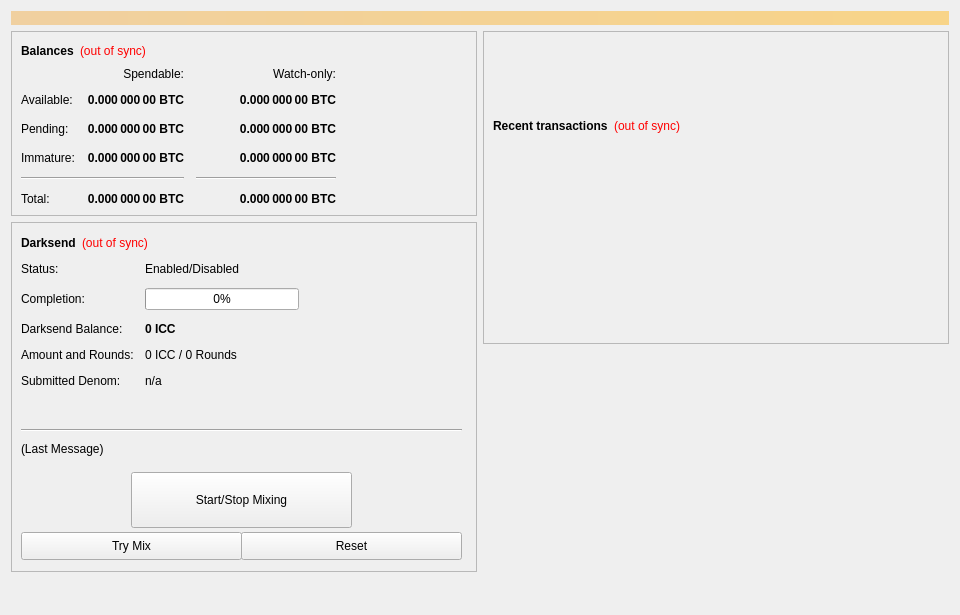
<?xml version="1.0" encoding="UTF-8"?>
<ui version="4.0">
 <class>OverviewPage</class>
 <widget class="QWidget" name="OverviewPage">
  <property name="geometry">
   <rect>
    <x>0</x>
    <y>0</y>
    <width>960</width>
    <height>615</height>
   </rect>
  </property>
  <property name="minimumSize">
   <size>
    <width>960</width>
    <height>0</height>
   </size>
  </property>
  <property name="windowTitle">
   <string>Form</string>
  </property>
  <layout class="QVBoxLayout" name="topLayout">
   <item>
    <widget class="QLabel" name="labelAlerts">
     <property name="visible">
      <bool>false</bool>
     </property>
     <property name="styleSheet">
      <string notr="true">background-color: qlineargradient(x1: 0, y1: 0, x2: 1, y2: 0, stop:0 #F0D0A0, stop:1 #F8D488); color:#000000;</string>
     </property>
     <property name="wordWrap">
      <bool>true</bool>
     </property>
     <property name="margin">
      <number>3</number>
     </property>
    </widget>
   </item>
   <item>
    <layout class="QHBoxLayout" name="horizontalLayout" stretch="1,1">
     <item>
      <layout class="QVBoxLayout" name="verticalLayout_2">
       <item>
        <widget class="QFrame" name="frame">
         <property name="frameShape">
          <enum>QFrame::StyledPanel</enum>
         </property>
         <property name="frameShadow">
          <enum>QFrame::Raised</enum>
         </property>
         <layout class="QVBoxLayout" name="verticalLayout_4">
          <item>
           <layout class="QHBoxLayout" name="horizontalLayout_4">
            <item>
             <widget class="QLabel" name="label_5">
              <property name="font">
               <font>
                <weight>75</weight>
                <bold>true</bold>
               </font>
              </property>
              <property name="text">
               <string>Balances</string>
              </property>
             </widget>
            </item>
            <item>
             <widget class="QLabel" name="labelWalletStatus">
              <property name="cursor">
               <cursorShape>WhatsThisCursor</cursorShape>
              </property>
              <property name="toolTip">
               <string>The displayed information may be out of date. Your wallet automatically synchronizes with the ICC network after a connection is established, but this process has not completed yet.</string>
              </property>
              <property name="styleSheet">
               <string notr="true">QLabel { color: red; }</string>
              </property>
              <property name="text">
               <string notr="true">(out of sync)</string>
              </property>
              <property name="alignment">
               <set>Qt::AlignLeading|Qt::AlignLeft|Qt::AlignVCenter</set>
              </property>
             </widget>
            </item>
            <item>
             <spacer name="horizontalSpacer_3">
              <property name="orientation">
               <enum>Qt::Horizontal</enum>
              </property>
              <property name="sizeHint" stdset="0">
               <size>
                <width>40</width>
                <height>20</height>
               </size>
              </property>
             </spacer>
            </item>
           </layout>
          </item>
          <item>
           <layout class="QGridLayout" name="gridLayout">
            <property name="spacing">
             <number>12</number>
            </property>
            <item row="2" column="2">
             <widget class="QLabel" name="labelWatchPending">
              <property name="font">
               <font>
                <weight>75</weight>
                <bold>true</bold>
               </font>
              </property>
              <property name="cursor">
               <cursorShape>IBeamCursor</cursorShape>
              </property>
              <property name="toolTip">
               <string>Unconfirmed transactions to watch-only addresses</string>
              </property>
              <property name="text">
               <string notr="true">0.000 000 00 BTC</string>
              </property>
              <property name="alignment">
               <set>Qt::AlignRight|Qt::AlignTrailing|Qt::AlignVCenter</set>
              </property>
              <property name="textInteractionFlags">
               <set>Qt::LinksAccessibleByMouse|Qt::TextSelectableByKeyboard|Qt::TextSelectableByMouse</set>
              </property>
             </widget>
            </item>
            <item row="2" column="1">
             <widget class="QLabel" name="labelUnconfirmed">
              <property name="font">
               <font>
                <weight>75</weight>
                <bold>true</bold>
               </font>
              </property>
              <property name="cursor">
               <cursorShape>IBeamCursor</cursorShape>
              </property>
              <property name="toolTip">
               <string>Total of transactions that have yet to be confirmed, and do not yet count toward the spendable balance</string>
              </property>
              <property name="text">
               <string notr="true">0.000 000 00 BTC</string>
              </property>
              <property name="alignment">
               <set>Qt::AlignRight|Qt::AlignTrailing|Qt::AlignVCenter</set>
              </property>
              <property name="textInteractionFlags">
               <set>Qt::LinksAccessibleByMouse|Qt::TextSelectableByKeyboard|Qt::TextSelectableByMouse</set>
              </property>
             </widget>
            </item>
            <item row="3" column="2">
             <widget class="QLabel" name="labelWatchImmature">
              <property name="font">
               <font>
                <weight>75</weight>
                <bold>true</bold>
               </font>
              </property>
              <property name="cursor">
               <cursorShape>IBeamCursor</cursorShape>
              </property>
              <property name="toolTip">
               <string>Staked or masternode rewards in watch-only addresses that has not yet matured</string>
              </property>
              <property name="text">
               <string notr="true">0.000 000 00 BTC</string>
              </property>
              <property name="alignment">
               <set>Qt::AlignRight|Qt::AlignTrailing|Qt::AlignVCenter</set>
              </property>
              <property name="textInteractionFlags">
               <set>Qt::LinksAccessibleByMouse|Qt::TextSelectableByKeyboard|Qt::TextSelectableByMouse</set>
              </property>
             </widget>
            </item>
            <item row="4" column="0" colspan="2">
             <widget class="Line" name="lineSpendableBalance">
              <property name="orientation">
               <enum>Qt::Horizontal</enum>
              </property>
             </widget>
            </item>
            <item row="4" column="2">
             <widget class="Line" name="lineWatchBalance">
              <property name="sizePolicy">
               <sizepolicy hsizetype="Preferred" vsizetype="Fixed">
                <horstretch>0</horstretch>
                <verstretch>0</verstretch>
               </sizepolicy>
              </property>
              <property name="minimumSize">
               <size>
                <width>140</width>
                <height>0</height>
               </size>
              </property>
              <property name="orientation">
               <enum>Qt::Horizontal</enum>
              </property>
             </widget>
            </item>
            <item row="5" column="0">
             <widget class="QLabel" name="labelTotalText">
              <property name="text">
               <string>Total:</string>
              </property>
             </widget>
            </item>
            <item row="3" column="1">
             <widget class="QLabel" name="labelImmature">
              <property name="font">
               <font>
                <weight>75</weight>
                <bold>true</bold>
               </font>
              </property>
              <property name="cursor">
               <cursorShape>IBeamCursor</cursorShape>
              </property>
              <property name="toolTip">
               <string>Staked or masternode rewards that has not yet matured</string>
              </property>
              <property name="text">
               <string notr="true">0.000 000 00 BTC</string>
              </property>
              <property name="alignment">
               <set>Qt::AlignRight|Qt::AlignTrailing|Qt::AlignVCenter</set>
              </property>
              <property name="textInteractionFlags">
               <set>Qt::LinksAccessibleByMouse|Qt::TextSelectableByKeyboard|Qt::TextSelectableByMouse</set>
              </property>
             </widget>
            </item>
            <item row="2" column="3">
             <spacer name="horizontalSpacer_2">
              <property name="orientation">
               <enum>Qt::Horizontal</enum>
              </property>
              <property name="sizeHint" stdset="0">
               <size>
                <width>40</width>
                <height>20</height>
               </size>
              </property>
             </spacer>
            </item>
            <item row="3" column="0">
             <widget class="QLabel" name="labelImmatureText">
              <property name="text">
               <string>Immature:</string>
              </property>
             </widget>
            </item>
            <item row="5" column="1">
             <widget class="QLabel" name="labelTotal">
              <property name="font">
               <font>
                <weight>75</weight>
                <bold>true</bold>
               </font>
              </property>
              <property name="cursor">
               <cursorShape>IBeamCursor</cursorShape>
              </property>
              <property name="toolTip">
               <string>Your current total balance</string>
              </property>
              <property name="text">
               <string notr="true">0.000 000 00 BTC</string>
              </property>
              <property name="alignment">
               <set>Qt::AlignRight|Qt::AlignTrailing|Qt::AlignVCenter</set>
              </property>
              <property name="textInteractionFlags">
               <set>Qt::LinksAccessibleByMouse|Qt::TextSelectableByKeyboard|Qt::TextSelectableByMouse</set>
              </property>
             </widget>
            </item>
            <item row="5" column="2">
             <widget class="QLabel" name="labelWatchTotal">
              <property name="font">
               <font>
                <weight>75</weight>
                <bold>true</bold>
               </font>
              </property>
              <property name="cursor">
               <cursorShape>IBeamCursor</cursorShape>
              </property>
              <property name="toolTip">
               <string>Current total balance in watch-only addresses</string>
              </property>
              <property name="text">
               <string notr="true">0.000 000 00 BTC</string>
              </property>
              <property name="alignment">
               <set>Qt::AlignRight|Qt::AlignTrailing|Qt::AlignVCenter</set>
              </property>
              <property name="textInteractionFlags">
               <set>Qt::LinksAccessibleByMouse|Qt::TextSelectableByKeyboard|Qt::TextSelectableByMouse</set>
              </property>
             </widget>
            </item>
            <item row="0" column="2">
             <widget class="QLabel" name="labelWatchonly">
              <property name="text">
               <string>Watch-only:</string>
              </property>
              <property name="alignment">
               <set>Qt::AlignRight|Qt::AlignTrailing|Qt::AlignVCenter</set>
              </property>
             </widget>
            </item>
            <item row="1" column="0">
             <widget class="QLabel" name="labelBalanceText">
              <property name="text">
               <string>Available:</string>
              </property>
             </widget>
            </item>
            <item row="1" column="1">
             <widget class="QLabel" name="labelBalance">
              <property name="font">
               <font>
                <weight>75</weight>
                <bold>true</bold>
               </font>
              </property>
              <property name="cursor">
               <cursorShape>IBeamCursor</cursorShape>
              </property>
              <property name="toolTip">
               <string>Your current spendable balance</string>
              </property>
              <property name="text">
               <string notr="true">0.000 000 00 BTC</string>
              </property>
              <property name="alignment">
               <set>Qt::AlignRight|Qt::AlignTrailing|Qt::AlignVCenter</set>
              </property>
              <property name="textInteractionFlags">
               <set>Qt::LinksAccessibleByMouse|Qt::TextSelectableByKeyboard|Qt::TextSelectableByMouse</set>
              </property>
             </widget>
            </item>
            <item row="1" column="2">
             <widget class="QLabel" name="labelWatchAvailable">
              <property name="font">
               <font>
                <weight>75</weight>
                <bold>true</bold>
               </font>
              </property>
              <property name="cursor">
               <cursorShape>IBeamCursor</cursorShape>
              </property>
              <property name="toolTip">
               <string>Your current balance in watch-only addresses</string>
              </property>
              <property name="text">
               <string notr="true">0.000 000 00 BTC</string>
              </property>
              <property name="alignment">
               <set>Qt::AlignRight|Qt::AlignTrailing|Qt::AlignVCenter</set>
              </property>
              <property name="textInteractionFlags">
               <set>Qt::LinksAccessibleByMouse|Qt::TextSelectableByKeyboard|Qt::TextSelectableByMouse</set>
              </property>
             </widget>
            </item>
            <item row="2" column="0">
             <widget class="QLabel" name="labelPendingText">
              <property name="text">
               <string>Pending:</string>
              </property>
             </widget>
            </item>
            <item row="0" column="1">
             <widget class="QLabel" name="labelSpendable">
              <property name="text">
               <string>Spendable:</string>
              </property>
              <property name="alignment">
               <set>Qt::AlignRight|Qt::AlignTrailing|Qt::AlignVCenter</set>
              </property>
             </widget>
            </item>
           </layout>
          </item>
         </layout>
        </widget>
       </item>
       <item>
        <widget class="QFrame" name="frameDarksend">
         <property name="minimumSize">
          <size>
           <width>0</width>
           <height>350</height>
          </size>
         </property>
         <property name="layoutDirection">
          <enum>Qt::LeftToRight</enum>
         </property>
         <property name="frameShape">
          <enum>QFrame::StyledPanel</enum>
         </property>
         <property name="frameShadow">
          <enum>QFrame::Raised</enum>
         </property>
         <widget class="QWidget" name="formLayoutWidget">
          <property name="geometry">
           <rect>
            <x>10</x>
            <y>40</y>
            <width>451</width>
            <height>161</height>
           </rect>
          </property>
          <layout class="QFormLayout" name="formLayout">
           <property name="fieldGrowthPolicy">
            <enum>QFormLayout::AllNonFixedFieldsGrow</enum>
           </property>
           <property name="horizontalSpacing">
            <number>11</number>
           </property>
           <property name="verticalSpacing">
            <number>12</number>
           </property>
           <item row="0" column="0">
            <widget class="QLabel" name="label_6">
             <property name="text">
              <string>Status:</string>
             </property>
            </widget>
           </item>
           <item row="1" column="0">
            <widget class="QLabel" name="label_7">
             <property name="text">
              <string>Completion:</string>
             </property>
            </widget>
           </item>
           <item row="1" column="1">
            <widget class="QProgressBar" name="DarksendProgress">
             <property name="maximumSize">
              <size>
               <width>154</width>
               <height>16777215</height>
              </size>
             </property>
             <property name="value">
              <number>0</number>
             </property>
            </widget>
           </item>
           <item row="2" column="0">
            <widget class="QLabel" name="labelAnonymizedText">
             <property name="text">
              <string>Darksend Balance:</string>
             </property>
            </widget>
           </item>
           <item row="2" column="1">
            <widget class="QLabel" name="labelAnonymized">
             <property name="font">
              <font>
               <weight>75</weight>
               <bold>true</bold>
              </font>
             </property>
             <property name="text">
              <string notr="true">0 ICC</string>
             </property>
            </widget>
           </item>
           <item row="3" column="0">
            <widget class="QLabel" name="label_8">
             <property name="text">
              <string>Amount and Rounds:</string>
             </property>
            </widget>
           </item>
           <item row="3" column="1">
            <widget class="QLabel" name="labelAmountRounds">
             <property name="text">
              <string>0 ICC / 0 Rounds</string>
             </property>
            </widget>
           </item>
           <item row="4" column="0">
            <widget class="QLabel" name="label_9">
             <property name="text">
              <string>Submitted Denom:</string>
             </property>
            </widget>
           </item>
           <item row="4" column="1">
            <widget class="QLabel" name="labelSubmittedDenom">
             <property name="toolTip">
              <string>The denominations you submitted to the Masternode.&lt;br&gt;To mix, other users must submit the exact same denominations.</string>
             </property>
             <property name="text">
              <string>n/a</string>
             </property>
            </widget>
           </item>
           <item row="0" column="1">
            <widget class="QLabel" name="DarksendEnabled">
             <property name="text">
              <string>Enabled/Disabled</string>
             </property>
            </widget>
           </item>
          </layout>
         </widget>
         <widget class="QPushButton" name="runAutoDenom">
          <property name="geometry">
           <rect>
            <x>251</x>
            <y>17</y>
            <width>1</width>
            <height>1</height>
           </rect>
          </property>
          <property name="palette">
           <palette>
            <active>
             <colorrole role="WindowText">
              <brush brushstyle="SolidPattern">
               <color alpha="255">
                <red>0</red>
                <green>0</green>
                <blue>0</blue>
               </color>
              </brush>
             </colorrole>
             <colorrole role="Button">
              <brush brushstyle="SolidPattern">
               <color alpha="255">
                <red>239</red>
                <green>238</green>
                <blue>238</blue>
               </color>
              </brush>
             </colorrole>
             <colorrole role="Light">
              <brush brushstyle="SolidPattern">
               <color alpha="255">
                <red>255</red>
                <green>255</green>
                <blue>255</blue>
               </color>
              </brush>
             </colorrole>
             <colorrole role="Midlight">
              <brush brushstyle="SolidPattern">
               <color alpha="255">
                <red>247</red>
                <green>246</green>
                <blue>246</blue>
               </color>
              </brush>
             </colorrole>
             <colorrole role="Dark">
              <brush brushstyle="SolidPattern">
               <color alpha="255">
                <red>119</red>
                <green>119</green>
                <blue>119</blue>
               </color>
              </brush>
             </colorrole>
             <colorrole role="Mid">
              <brush brushstyle="SolidPattern">
               <color alpha="255">
                <red>159</red>
                <green>159</green>
                <blue>159</blue>
               </color>
              </brush>
             </colorrole>
             <colorrole role="Text">
              <brush brushstyle="SolidPattern">
               <color alpha="255">
                <red>0</red>
                <green>0</green>
                <blue>0</blue>
               </color>
              </brush>
             </colorrole>
             <colorrole role="BrightText">
              <brush brushstyle="SolidPattern">
               <color alpha="255">
                <red>255</red>
                <green>255</green>
                <blue>255</blue>
               </color>
              </brush>
             </colorrole>
             <colorrole role="ButtonText">
              <brush brushstyle="SolidPattern">
               <color alpha="255">
                <red>0</red>
                <green>0</green>
                <blue>0</blue>
               </color>
              </brush>
             </colorrole>
             <colorrole role="Base">
              <brush brushstyle="SolidPattern">
               <color alpha="255">
                <red>255</red>
                <green>255</green>
                <blue>255</blue>
               </color>
              </brush>
             </colorrole>
             <colorrole role="Window">
              <brush brushstyle="SolidPattern">
               <color alpha="255">
                <red>239</red>
                <green>238</green>
                <blue>238</blue>
               </color>
              </brush>
             </colorrole>
             <colorrole role="Shadow">
              <brush brushstyle="SolidPattern">
               <color alpha="255">
                <red>0</red>
                <green>0</green>
                <blue>0</blue>
               </color>
              </brush>
             </colorrole>
             <colorrole role="AlternateBase">
              <brush brushstyle="SolidPattern">
               <color alpha="255">
                <red>247</red>
                <green>246</green>
                <blue>246</blue>
               </color>
              </brush>
             </colorrole>
             <colorrole role="ToolTipBase">
              <brush brushstyle="SolidPattern">
               <color alpha="255">
                <red>255</red>
                <green>255</green>
                <blue>220</blue>
               </color>
              </brush>
             </colorrole>
             <colorrole role="ToolTipText">
              <brush brushstyle="SolidPattern">
               <color alpha="255">
                <red>0</red>
                <green>0</green>
                <blue>0</blue>
               </color>
              </brush>
             </colorrole>
            </active>
            <inactive>
             <colorrole role="WindowText">
              <brush brushstyle="SolidPattern">
               <color alpha="255">
                <red>0</red>
                <green>0</green>
                <blue>0</blue>
               </color>
              </brush>
             </colorrole>
             <colorrole role="Button">
              <brush brushstyle="SolidPattern">
               <color alpha="255">
                <red>239</red>
                <green>238</green>
                <blue>238</blue>
               </color>
              </brush>
             </colorrole>
             <colorrole role="Light">
              <brush brushstyle="SolidPattern">
               <color alpha="255">
                <red>255</red>
                <green>255</green>
                <blue>255</blue>
               </color>
              </brush>
             </colorrole>
             <colorrole role="Midlight">
              <brush brushstyle="SolidPattern">
               <color alpha="255">
                <red>247</red>
                <green>246</green>
                <blue>246</blue>
               </color>
              </brush>
             </colorrole>
             <colorrole role="Dark">
              <brush brushstyle="SolidPattern">
               <color alpha="255">
                <red>119</red>
                <green>119</green>
                <blue>119</blue>
               </color>
              </brush>
             </colorrole>
             <colorrole role="Mid">
              <brush brushstyle="SolidPattern">
               <color alpha="255">
                <red>159</red>
                <green>159</green>
                <blue>159</blue>
               </color>
              </brush>
             </colorrole>
             <colorrole role="Text">
              <brush brushstyle="SolidPattern">
               <color alpha="255">
                <red>0</red>
                <green>0</green>
                <blue>0</blue>
               </color>
              </brush>
             </colorrole>
             <colorrole role="BrightText">
              <brush brushstyle="SolidPattern">
               <color alpha="255">
                <red>255</red>
                <green>255</green>
                <blue>255</blue>
               </color>
              </brush>
             </colorrole>
             <colorrole role="ButtonText">
              <brush brushstyle="SolidPattern">
               <color alpha="255">
                <red>0</red>
                <green>0</green>
                <blue>0</blue>
               </color>
              </brush>
             </colorrole>
             <colorrole role="Base">
              <brush brushstyle="SolidPattern">
               <color alpha="255">
                <red>255</red>
                <green>255</green>
                <blue>255</blue>
               </color>
              </brush>
             </colorrole>
             <colorrole role="Window">
              <brush brushstyle="SolidPattern">
               <color alpha="255">
                <red>239</red>
                <green>238</green>
                <blue>238</blue>
               </color>
              </brush>
             </colorrole>
             <colorrole role="Shadow">
              <brush brushstyle="SolidPattern">
               <color alpha="255">
                <red>0</red>
                <green>0</green>
                <blue>0</blue>
               </color>
              </brush>
             </colorrole>
             <colorrole role="AlternateBase">
              <brush brushstyle="SolidPattern">
               <color alpha="255">
                <red>247</red>
                <green>246</green>
                <blue>246</blue>
               </color>
              </brush>
             </colorrole>
             <colorrole role="ToolTipBase">
              <brush brushstyle="SolidPattern">
               <color alpha="255">
                <red>255</red>
                <green>255</green>
                <blue>220</blue>
               </color>
              </brush>
             </colorrole>
             <colorrole role="ToolTipText">
              <brush brushstyle="SolidPattern">
               <color alpha="255">
                <red>0</red>
                <green>0</green>
                <blue>0</blue>
               </color>
              </brush>
             </colorrole>
            </inactive>
            <disabled>
             <colorrole role="WindowText">
              <brush brushstyle="SolidPattern">
               <color alpha="255">
                <red>119</red>
                <green>119</green>
                <blue>119</blue>
               </color>
              </brush>
             </colorrole>
             <colorrole role="Button">
              <brush brushstyle="SolidPattern">
               <color alpha="255">
                <red>239</red>
                <green>238</green>
                <blue>238</blue>
               </color>
              </brush>
             </colorrole>
             <colorrole role="Light">
              <brush brushstyle="SolidPattern">
               <color alpha="255">
                <red>255</red>
                <green>255</green>
                <blue>255</blue>
               </color>
              </brush>
             </colorrole>
             <colorrole role="Midlight">
              <brush brushstyle="SolidPattern">
               <color alpha="255">
                <red>247</red>
                <green>246</green>
                <blue>246</blue>
               </color>
              </brush>
             </colorrole>
             <colorrole role="Dark">
              <brush brushstyle="SolidPattern">
               <color alpha="255">
                <red>119</red>
                <green>119</green>
                <blue>119</blue>
               </color>
              </brush>
             </colorrole>
             <colorrole role="Mid">
              <brush brushstyle="SolidPattern">
               <color alpha="255">
                <red>159</red>
                <green>159</green>
                <blue>159</blue>
               </color>
              </brush>
             </colorrole>
             <colorrole role="Text">
              <brush brushstyle="SolidPattern">
               <color alpha="255">
                <red>119</red>
                <green>119</green>
                <blue>119</blue>
               </color>
              </brush>
             </colorrole>
             <colorrole role="BrightText">
              <brush brushstyle="SolidPattern">
               <color alpha="255">
                <red>255</red>
                <green>255</green>
                <blue>255</blue>
               </color>
              </brush>
             </colorrole>
             <colorrole role="ButtonText">
              <brush brushstyle="SolidPattern">
               <color alpha="255">
                <red>119</red>
                <green>119</green>
                <blue>119</blue>
               </color>
              </brush>
             </colorrole>
             <colorrole role="Base">
              <brush brushstyle="SolidPattern">
               <color alpha="255">
                <red>239</red>
                <green>238</green>
                <blue>238</blue>
               </color>
              </brush>
             </colorrole>
             <colorrole role="Window">
              <brush brushstyle="SolidPattern">
               <color alpha="255">
                <red>239</red>
                <green>238</green>
                <blue>238</blue>
               </color>
              </brush>
             </colorrole>
             <colorrole role="Shadow">
              <brush brushstyle="SolidPattern">
               <color alpha="255">
                <red>0</red>
                <green>0</green>
                <blue>0</blue>
               </color>
              </brush>
             </colorrole>
             <colorrole role="AlternateBase">
              <brush brushstyle="SolidPattern">
               <color alpha="255">
                <red>239</red>
                <green>238</green>
                <blue>238</blue>
               </color>
              </brush>
             </colorrole>
             <colorrole role="ToolTipBase">
              <brush brushstyle="SolidPattern">
               <color alpha="255">
                <red>255</red>
                <green>255</green>
                <blue>220</blue>
               </color>
              </brush>
             </colorrole>
             <colorrole role="ToolTipText">
              <brush brushstyle="SolidPattern">
               <color alpha="255">
                <red>0</red>
                <green>0</green>
                <blue>0</blue>
               </color>
              </brush>
             </colorrole>
            </disabled>
           </palette>
          </property>
          <property name="focusPolicy">
           <enum>Qt::NoFocus</enum>
          </property>
          <property name="autoFillBackground">
           <bool>true</bool>
          </property>
          <property name="text">
           <string/>
          </property>
          <property name="flat">
           <bool>true</bool>
          </property>
         </widget>
         <widget class="QPushButton" name="toggleDarksend">
          <property name="geometry">
           <rect>
            <x>120</x>
            <y>250</y>
            <width>221</width>
            <height>56</height>
           </rect>
          </property>
          <property name="sizePolicy">
           <sizepolicy hsizetype="MinimumExpanding" vsizetype="Fixed">
            <horstretch>0</horstretch>
            <verstretch>0</verstretch>
           </sizepolicy>
          </property>
          <property name="text">
           <string>Start/Stop Mixing</string>
          </property>
         </widget>
         <widget class="Line" name="lineLastMessage">
          <property name="geometry">
           <rect>
            <x>10</x>
            <y>200</y>
            <width>441</width>
            <height>16</height>
           </rect>
          </property>
          <property name="orientation">
           <enum>Qt::Horizontal</enum>
          </property>
         </widget>
         <widget class="QLabel" name="DarksendStatus">
          <property name="geometry">
           <rect>
            <x>10</x>
            <y>220</y>
            <width>451</width>
            <height>61</height>
           </rect>
          </property>
          <property name="minimumSize">
           <size>
            <width>288</width>
            <height>43</height>
           </size>
          </property>
          <property name="text">
           <string>(Last Message)</string>
          </property>
          <property name="alignment">
           <set>Qt::AlignLeading|Qt::AlignLeft|Qt::AlignTop</set>
          </property>
          <property name="wordWrap">
           <bool>true</bool>
          </property>
         </widget>
         <widget class="QPushButton" name="DarksendAuto">
          <property name="geometry">
           <rect>
            <x>10</x>
            <y>310</y>
            <width>221</width>
            <height>28</height>
           </rect>
          </property>
          <property name="sizePolicy">
           <sizepolicy hsizetype="MinimumExpanding" vsizetype="Fixed">
            <horstretch>0</horstretch>
            <verstretch>0</verstretch>
           </sizepolicy>
          </property>
          <property name="toolTip">
           <string>Try to manually submit a Darksend request.</string>
          </property>
          <property name="text">
           <string>Try Mix</string>
          </property>
         </widget>
         <widget class="QPushButton" name="DarksendReset">
          <property name="geometry">
           <rect>
            <x>230</x>
            <y>310</y>
            <width>221</width>
            <height>28</height>
           </rect>
          </property>
          <property name="sizePolicy">
           <sizepolicy hsizetype="MinimumExpanding" vsizetype="Fixed">
            <horstretch>0</horstretch>
            <verstretch>0</verstretch>
           </sizepolicy>
          </property>
          <property name="toolTip">
           <string>Reset the current status of Darksend (can interrupt Darksend if it's in the process of Mixing, which can cost you money!)</string>
          </property>
          <property name="autoFillBackground">
           <bool>false</bool>
          </property>
          <property name="text">
           <string>Reset</string>
          </property>
         </widget>
         <widget class="QWidget" name="layoutWidget">
          <property name="geometry">
           <rect>
            <x>10</x>
            <y>10</y>
            <width>431</width>
            <height>22</height>
           </rect>
          </property>
          <layout class="QHBoxLayout" name="horizontalLayout_5">
           <item>
            <widget class="QLabel" name="label_2">
             <property name="font">
              <font>
               <weight>75</weight>
               <bold>true</bold>
              </font>
             </property>
             <property name="text">
              <string>Darksend</string>
             </property>
            </widget>
           </item>
           <item>
            <widget class="QLabel" name="labelDarksendSyncStatus">
             <property name="toolTip">
              <string>The displayed information may be out of date. Your wallet automatically synchronizes with the ICC network after a connection is established, but this process has not completed yet.</string>
             </property>
             <property name="styleSheet">
              <string notr="true">QLabel { color: red; }</string>
             </property>
             <property name="text">
              <string notr="true">(out of sync)</string>
             </property>
             <property name="alignment">
              <set>Qt::AlignLeading|Qt::AlignLeft|Qt::AlignVCenter</set>
             </property>
            </widget>
           </item>
           <item>
            <spacer name="horizontalSpacer_4">
             <property name="orientation">
              <enum>Qt::Horizontal</enum>
             </property>
             <property name="sizeHint" stdset="0">
              <size>
               <width>40</width>
               <height>20</height>
              </size>
             </property>
            </spacer>
           </item>
          </layout>
         </widget>
        </widget>
       </item>
       <item>
        <spacer name="verticalSpacer">
         <property name="orientation">
          <enum>Qt::Vertical</enum>
         </property>
         <property name="sizeHint" stdset="0">
          <size>
           <width>20</width>
           <height>40</height>
          </size>
         </property>
        </spacer>
       </item>
      </layout>
     </item>
     <item>
      <layout class="QVBoxLayout" name="verticalLayout_3">
       <item>
        <widget class="QFrame" name="frame_2">
         <property name="frameShape">
          <enum>QFrame::StyledPanel</enum>
         </property>
         <property name="frameShadow">
          <enum>QFrame::Raised</enum>
         </property>
         <layout class="QVBoxLayout" name="verticalLayout">
          <item>
           <spacer name="verticalSpacer_3">
            <property name="orientation">
             <enum>Qt::Vertical</enum>
            </property>
            <property name="sizeType">
             <enum>QSizePolicy::Fixed</enum>
            </property>
            <property name="sizeHint" stdset="0">
             <size>
              <width>20</width>
              <height>75</height>
             </size>
            </property>
           </spacer>
          </item>
          <item>
           <layout class="QHBoxLayout" name="horizontalLayout_2">
            <item>
             <widget class="QLabel" name="label_4">
              <property name="font">
               <font>
                <weight>75</weight>
                <bold>true</bold>
               </font>
              </property>
              <property name="text">
               <string>Recent transactions</string>
              </property>
             </widget>
            </item>
            <item>
             <widget class="QLabel" name="labelTransactionsStatus">
              <property name="cursor">
               <cursorShape>WhatsThisCursor</cursorShape>
              </property>
              <property name="toolTip">
               <string>The displayed information may be out of date. Your wallet automatically synchronizes with the ICC network after a connection is established, but this process has not completed yet.</string>
              </property>
              <property name="styleSheet">
               <string notr="true">QLabel { color: red; }</string>
              </property>
              <property name="text">
               <string notr="true">(out of sync)</string>
              </property>
              <property name="alignment">
               <set>Qt::AlignRight|Qt::AlignTrailing|Qt::AlignVCenter</set>
              </property>
             </widget>
            </item>
            <item>
             <spacer name="horizontalSpacer">
              <property name="orientation">
               <enum>Qt::Horizontal</enum>
              </property>
              <property name="sizeHint" stdset="0">
               <size>
                <width>40</width>
                <height>20</height>
               </size>
              </property>
             </spacer>
            </item>
           </layout>
          </item>
          <item>
           <widget class="QListView" name="listTransactions">
            <property name="styleSheet">
             <string notr="true">QListView { background: transparent; }</string>
            </property>
            <property name="frameShape">
             <enum>QFrame::NoFrame</enum>
            </property>
            <property name="verticalScrollBarPolicy">
             <enum>Qt::ScrollBarAlwaysOff</enum>
            </property>
            <property name="horizontalScrollBarPolicy">
             <enum>Qt::ScrollBarAlwaysOff</enum>
            </property>
            <property name="selectionMode">
             <enum>QAbstractItemView::NoSelection</enum>
            </property>
           </widget>
          </item>
         </layout>
        </widget>
       </item>
       <item>
        <spacer name="verticalSpacer_2">
         <property name="orientation">
          <enum>Qt::Vertical</enum>
         </property>
         <property name="sizeType">
          <enum>QSizePolicy::Expanding</enum>
         </property>
         <property name="sizeHint" stdset="0">
          <size>
           <width>20</width>
           <height>40</height>
          </size>
         </property>
        </spacer>
       </item>
      </layout>
     </item>
    </layout>
   </item>
  </layout>
 </widget>
 <resources/>
 <connections/>
</ui>
